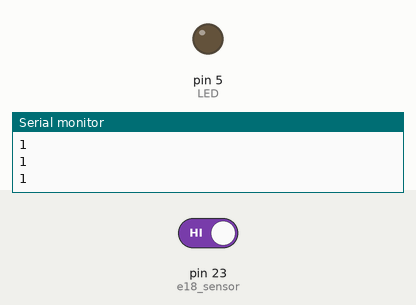
The sketch below on a simulated Arduino Mega 2560, built with avr-gcc and run on an emulated ATmega2560. Parts: output pins drawn as LEDs (lit = HIGH), the last lines printed to the serial monitor. The inputs (shaded band) are chosen by the test bench; at power-on: pin 23 (e18_sensor) HIGH.

Above: at 1.3 s.
1.4 s: pin 23 (e18_sensor) driven LOW
At 2.0 s:
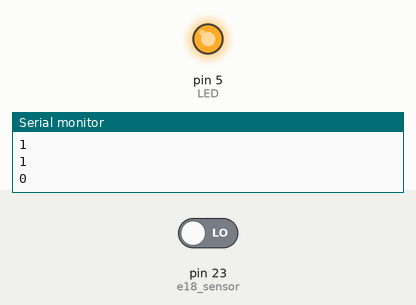
3.0 s: pin 23 (e18_sensor) driven HIGH
At 4.3 s:
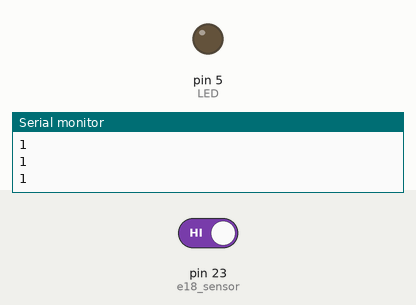
Timing chart, 0 to 6.0 s (numbered marks = the images above; inputs shaded):
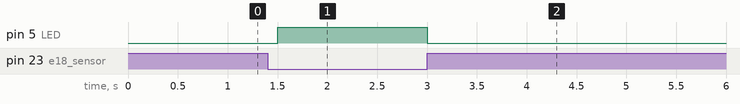

Measured:
- after the input at 1.4 s, pin 5 (LED): LOW → HIGH after 0.10 s
- after the input at 3.0 s, pin 5 (LED): HIGH → LOW at once

The sketch:

sensor_IR.ino
```cpp
const int e18_sensor = 23;
#define LED 5

void setup() {
  Serial.begin(9600);
  pinMode (e18_sensor, INPUT);
  pinMode(LED,OUTPUT);

}


void loop() {
  if(digitalRead(e18_sensor) == LOW){
    Serial.println(digitalRead(e18_sensor));
    digitalWrite(LED,HIGH);
  }
  else {
    Serial.println(digitalRead(e18_sensor));
    digitalWrite(LED,LOW);
  }

  delay(500);
}
  
```
